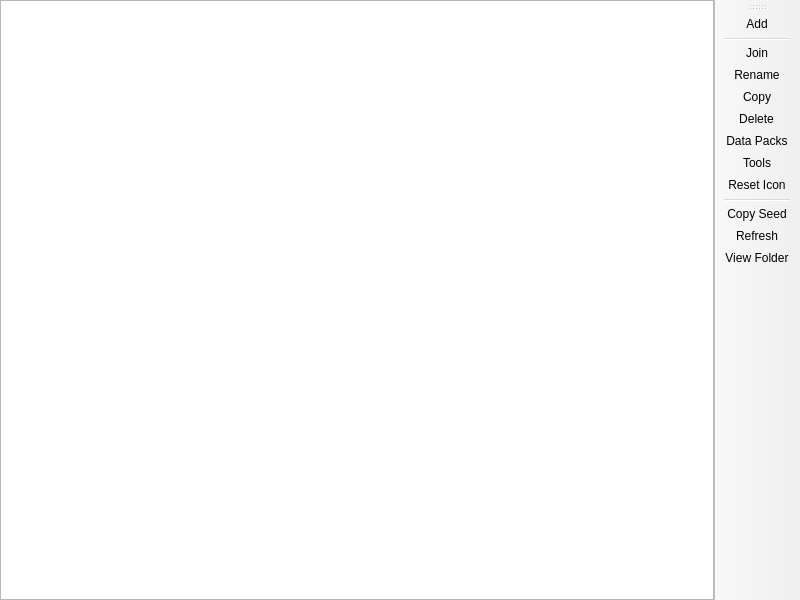
<?xml version="1.0" encoding="UTF-8"?>
<ui version="4.0">
 <class>WorldListPage</class>
 <widget class="QMainWindow" name="WorldListPage">
  <property name="geometry">
   <rect>
    <x>0</x>
    <y>0</y>
    <width>800</width>
    <height>600</height>
   </rect>
  </property>
  <widget class="QWidget" name="centralwidget">
   <layout class="QHBoxLayout" name="horizontalLayout">
    <property name="leftMargin">
     <number>0</number>
    </property>
    <property name="topMargin">
     <number>0</number>
    </property>
    <property name="rightMargin">
     <number>0</number>
    </property>
    <property name="bottomMargin">
     <number>0</number>
    </property>
    <item>
     <widget class="QTreeView" name="worldTreeView">
      <property name="sizePolicy">
       <sizepolicy hsizetype="Expanding" vsizetype="Expanding">
        <horstretch>0</horstretch>
        <verstretch>0</verstretch>
       </sizepolicy>
      </property>
      <property name="acceptDrops">
       <bool>true</bool>
      </property>
      <property name="dragDropMode">
       <enum>QAbstractItemView::DragDrop</enum>
      </property>
      <property name="alternatingRowColors">
       <bool>true</bool>
      </property>
      <property name="selectionMode">
       <enum>QAbstractItemView::ExtendedSelection</enum>
      </property>
      <property name="selectionBehavior">
       <enum>QAbstractItemView::SelectRows</enum>
      </property>
      <property name="verticalScrollMode">
       <enum>QAbstractItemView::ScrollPerPixel</enum>
      </property>
      <property name="rootIsDecorated">
       <bool>false</bool>
      </property>
      <property name="itemsExpandable">
       <bool>false</bool>
      </property>
      <property name="sortingEnabled">
       <bool>true</bool>
      </property>
      <property name="allColumnsShowFocus">
       <bool>true</bool>
      </property>
      <attribute name="headerStretchLastSection">
       <bool>false</bool>
      </attribute>
     </widget>
    </item>
   </layout>
  </widget>
  <widget class="WideBar" name="toolBar">
   <property name="windowTitle">
    <string>Actions</string>
   </property>
   <property name="allowedAreas">
    <set>Qt::LeftToolBarArea|Qt::RightToolBarArea</set>
   </property>
   <property name="toolButtonStyle">
    <enum>Qt::ToolButtonTextOnly</enum>
   </property>
   <property name="floatable">
    <bool>false</bool>
   </property>
   <attribute name="toolBarArea">
    <enum>RightToolBarArea</enum>
   </attribute>
   <attribute name="toolBarBreak">
    <bool>false</bool>
   </attribute>
   <addaction name="actionAdd"/>
   <addaction name="separator"/>
   <addaction name="actionJoin"/>
   <addaction name="actionRename"/>
   <addaction name="actionCopy"/>
   <addaction name="actionRemove"/>
   <addaction name="actionData_Packs"/>
   <addaction name="actionWorldTools"/>
   <addaction name="actionReset_Icon"/>
   <addaction name="separator"/>
   <addaction name="actionCopy_Seed"/>
   <addaction name="actionRefresh"/>
   <addaction name="actionView_Folder"/>
  </widget>
  <action name="actionAdd">
   <property name="text">
    <string>Add</string>
   </property>
  </action>
  <action name="actionJoin">
   <property name="text">
    <string>Join</string>
   </property>
  </action>
  <action name="actionRename">
   <property name="text">
    <string>Rename</string>
   </property>
  </action>
  <action name="actionCopy">
   <property name="text">
    <string>Copy</string>
   </property>
  </action>
  <action name="actionRemove">
   <property name="text">
    <string>Delete</string>
   </property>
  </action>
  <action name="actionCopy_Seed">
   <property name="text">
    <string>Copy Seed</string>
   </property>
  </action>
  <action name="actionRefresh">
   <property name="text">
    <string>Refresh</string>
   </property>
  </action>
  <action name="actionView_Folder">
   <property name="text">
    <string>View Folder</string>
   </property>
  </action>
  <action name="actionReset_Icon">
   <property name="text">
    <string>Reset Icon</string>
   </property>
   <property name="toolTip">
    <string>Remove world icon to make the game re-generate it on next load.</string>
   </property>
  </action>
  <action name="actionWorldTools">
   <property name="text">
    <string>Tools</string>
   </property>
   <property name="toolTip">
    <string>Run an external tool on the selected world.</string>
   </property>
  </action>
  <action name="actionData_Packs">
   <property name="text">
    <string>Data Packs</string>
   </property>
   <property name="toolTip">
    <string>Manage data packs inside the world.</string>
   </property>
  </action>
 </widget>
 <customwidgets>
  <customwidget>
   <class>WideBar</class>
   <extends>QToolBar</extends>
   <header>ui/widgets/WideBar.h</header>
  </customwidget>
 </customwidgets>
 <resources/>
 <connections/>
</ui>
